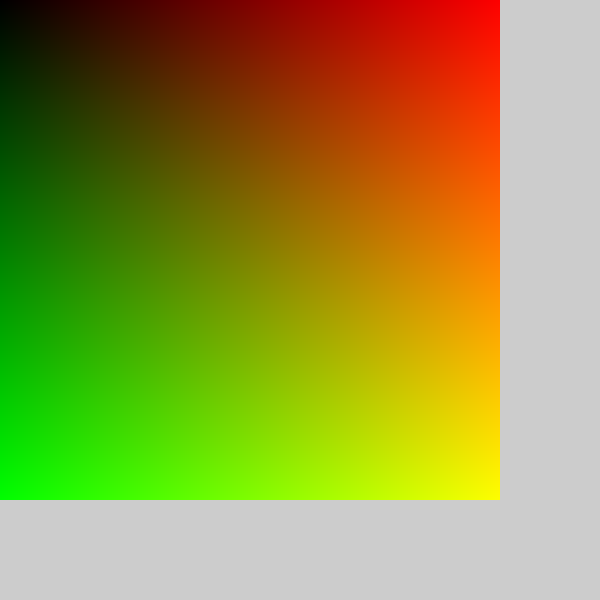
Frame 1 (no input)
Frame 60 (the mouse pressed at the canvas centre just before this capture): identical to frame 1, image omitted
Frame 120 (the mouse held since frame 60 and released just before this capture): identical to frame 1, image omitted

The Processing sketch that drew this single still picture (run headless with seeded random() and noise(); from frame 60 on, the mouse is pressed at the canvas centre):

// Processing sketch: CreateImage
// ── CreateImage.pde
PImage I;
float r, g, b=0;
color c;

void setup() {
  I=createImage(500, 500, RGB);
  size(600, 600);
  I.loadPixels();
  for (int y=0; y<I.height; y++) { // colonne
    for (int x=0; x<I.width; x++) { // righe
      r = lerp(0, 255, float(x)/I.width);
      g = lerp(0, 255, float(y)/I.height);
      // b lo lascio a 0
      c = color(r, g, b);
      I.pixels[pos(x,y,I.width)] = c;
    }
  }
  I.updatePixels();
  I.save(savePath("colori.png"));
}

void draw() {
  image(I,0,0);
}

int pos(int x, int y, int w) {
  return x+y*w;
}
